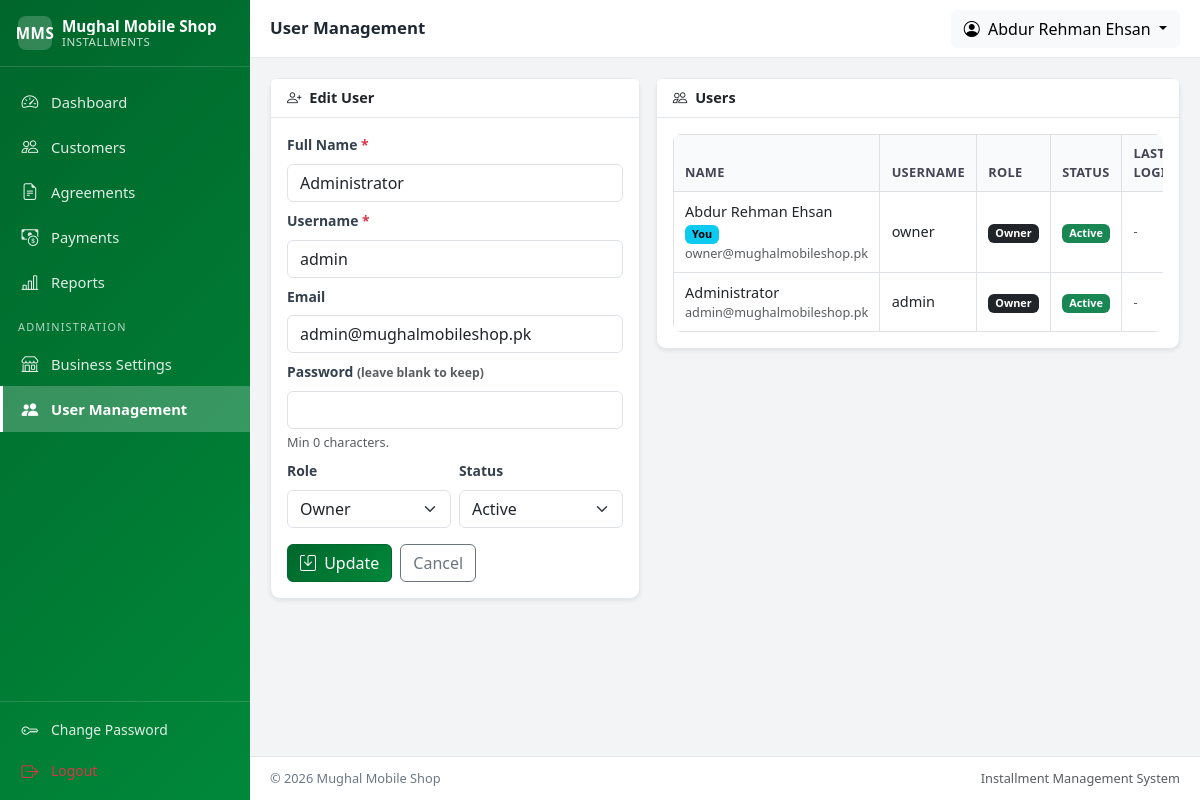
Screenshot of /settings/users.php?edit=2 (signed in) with the database file from the repository.
### tables this page shows
CREATE TABLE `business_settings` (
    `id`                 INT UNSIGNED NOT NULL AUTO_INCREMENT,
    `branch_name`        VARCHAR(150) NOT NULL DEFAULT 'Main Branch',
    `shop_name`          VARCHAR(190) NOT NULL DEFAULT '',
    `owner_name`         VARCHAR(150) NOT NULL DEFAULT '',
    `father_name`        VARCHAR(150) DEFAULT NULL,
    `cnic`               VARCHAR(20)  DEFAULT NULL,
    `phone`              VARCHAR(30)  DEFAULT NULL,
    `whatsapp`           VARCHAR(30)  DEFAULT NULL,
    `email`              VARCHAR(190) DEFAULT NULL,
    `address`            VARCHAR(255) DEFAULT NULL,
    `city`               VARCHAR(100) DEFAULT NULL,
    `district`           VARCHAR(100) DEFAULT NULL,
    `logo_path`          VARCHAR(255) DEFAULT NULL,
    `signature_path`     VARCHAR(255) DEFAULT NULL,
    `agreement_header`   TEXT         DEFAULT NULL,
    `agreement_footer`   TEXT         DEFAULT NULL,
    `default_terms`      TEXT         DEFAULT NULL,
    `currency`           VARCHAR(10)  NOT NULL DEFAULT 'PKR',
    `default_due_day`    TINYINT UNSIGNED NOT NULL DEFAULT 5,
    `document_language`  ENUM('en','ur') NOT NULL DEFAULT 'en',
    `receipt_prefix`     VARCHAR(20)  NOT NULL DEFAULT 'RCP',
    `agreement_prefix`   VARCHAR(20)  NOT NULL DEFAULT 'AGR',
    `is_active`          TINYINT(1)   NOT NULL DEFAULT 1,
    `updated_by`         INT UNSIGNED DEFAULT NULL,
    `created_at`         TIMESTAMP    NOT NULL DEFAULT CURRENT_TIMESTAMP,
    `updated_at`         TIMESTAMP    NOT NULL DEFAULT CURRENT_TIMESTAMP ON UPDATE CURRENT_TIMESTAMP,
    PRIMARY KEY (`id`),
    KEY `idx_bs_active` (`is_active`),
    CONSTRAINT `fk_bs_updated_by` FOREIGN KEY (`updated_by`)
        REFERENCES `users` (`id`) ON DELETE SET NULL ON UPDATE CASCADE
);

CREATE TABLE `users` (
    `id`             INT UNSIGNED NOT NULL AUTO_INCREMENT,
    `full_name`      VARCHAR(150)    NOT NULL,
    `username`       VARCHAR(60)     NOT NULL,
    `email`          VARCHAR(190)    DEFAULT NULL,
    `password_hash`  VARCHAR(255)    NOT NULL,
    `role`           ENUM('owner','staff') NOT NULL DEFAULT 'staff',
    `status`         ENUM('active','inactive') NOT NULL DEFAULT 'active',
    `last_login_at`  DATETIME        DEFAULT NULL,
    `created_by`     INT UNSIGNED    DEFAULT NULL,
    `created_at`     TIMESTAMP       NOT NULL DEFAULT CURRENT_TIMESTAMP,
    `updated_at`     TIMESTAMP       NOT NULL DEFAULT CURRENT_TIMESTAMP ON UPDATE CURRENT_TIMESTAMP,
    PRIMARY KEY (`id`),
    UNIQUE KEY `uq_users_username` (`username`),
    UNIQUE KEY `uq_users_email` (`email`),
    KEY `idx_users_role` (`role`),
    KEY `idx_users_status` (`status`),
    CONSTRAINT `fk_users_created_by` FOREIGN KEY (`created_by`)
        REFERENCES `users` (`id`) ON DELETE SET NULL ON UPDATE CASCADE
);

### settings/users.php (the view, shortened to what the rows shown need)
<?php
require_once __DIR__ . '/../includes/auth.php';
require_permission('manage_users');
$db = getDB();
$editId = (int)get('edit', 0);
$errors = [];
$form = [
    'id' => 0, 'full_name' => '', 'username' => '', 'email' => '',
    'role' => 'staff', 'status' => 'active',
];
if ($editId > 0) {
    $stmt = $db->prepare('SELECT * FROM users WHERE id = ?');
    $stmt->execute([$editId]);
    $u = $stmt->fetch();
    if ($u) {
        $form = [
            'id' => (int)$u['id'], 'full_name' => $u['full_name'], 'username' => $u['username'],
            'email' => $u['email'], 'role' => $u['role'], 'status' => $u['status'],
        ];
    }
}
$users = $db->query('SELECT * FROM users ORDER BY role ASC, full_name ASC')->fetchAll();
$pageTitle = 'User Management';
include __DIR__ . '/../includes/header.php';
?>
<div class="row g-3">
    <div class="col-lg-5">
        <div class="card shadow-sm">
            <div class="card-body">
                <form method="POST" action="<?= e(base_url('settings/users.php')) ?>" novalidate>
                    <div class="mb-2">
                        <label class="form-label">Full Name <span class="text-danger">*</span></label>
                        <input type="text" name="full_name" class="form-control <?= isset($errors['full_name']) ? 'is-invalid' : '' ?>" value="<?= e($form['full_name']) ?>" maxlength="150" required>
                    </div>
                    <div class="mb-2">
                        <label class="form-label">Username <span class="text-danger">*</span></label>
                        <input type="text" name="username" class="form-control <?= isset($errors['username']) ? 'is-invalid' : '' ?>" value="<?= e($form['username']) ?>" maxlength="60" required>
                    </div>
                    <div class="mb-2">
                        <label class="form-label">Email</label>
                        <input type="email" name="email" class="form-control <?= isset($errors['email']) ? 'is-invalid' : '' ?>" value="<?= e($form['email']) ?>" maxlength="190">
                    </div>
                    <div class="row g-2">
                        <div class="col-6">
                            <label class="form-label">Role</label>
                            <select name="role" class="form-select <?= isset($errors['role']) ? 'is-invalid' : '' ?>">
                                <option value="owner" <?= $form['role'] === 'owner' ? 'selected' : '' ?>>Owner</option>
                            </select>
                        </div>
                        <div class="col-6">
                            <label class="form-label">Status</label>
                            <select name="status" class="form-select <?= isset($errors['status']) ? 'is-invalid' : '' ?>">
                                <option value="active" <?= $form['status'] === 'active' ? 'selected' : '' ?>>Active</option>
                            </select>
                        </div>
                    </div>
                </form>
            </div>
        </div>
    </div>
    <div class="col-lg-7">
        <div class="card shadow-sm">
            <div class="card-body">
                <div class="table-responsive">
                    <table class="table table-bordered table-hover align-middle mb-0">
                        <thead class="table-light">
                            <tr><th>Name</th><th>Username</th><th>Role</th><th>Status</th><th>Last Login</th><th class="text-end">Actions</th></tr>
                        </thead>
                        <tbody>
                        <?php foreach ($users as $u): ?>
                            <tr>
                                <td>
                                    <?= e($u['full_name']) ?>
                                    <?php if ((int)$u['id'] === current_user_id()): ?><span class="badge text-bg-info">You</span><?php endif; ?>
                                    <?php if ($u['email']): ?><div class="small text-muted"><?= e($u['email']) ?></div><?php endif; ?>
                                </td>
                                <td><?= e($u['username']) ?></td>
                                <td><span class="badge text-bg-<?= $u['role'] === 'owner' ? 'dark' : 'secondary' ?>"><?= e(ucfirst($u['role'])) ?></span></td>
                                <td>
                                    <?php if ($u['status'] === 'active'): ?><span class="badge text-bg-success">Active</span>
                                    <?php else: ?><span class="badge text-bg-secondary">Inactive</span><?php endif; ?>
                                </td>
                                <td class="small text-muted"><?= e(fmt_datetime($u['last_login_at']) ?: '-') ?></td>
                            </tr>
                        <?php endforeach; ?>
                        </tbody>
                    </table>
                </div>
            </div>
        </div>
    </div>
</div>
<?php include __DIR__ . '/../includes/footer.php'; ?>

### includes/header.php (shortened to what the rows shown need)
<?php
require_once __DIR__ . '/auth.php';
$__settings = business_settings();
$currentUser = current_user();
$pageTitle = $pageTitle ?? APP_NAME;
?>
<!DOCTYPE html>
<html lang="en">
<head>
    <link href="https://cdn.jsdelivr.net/npm/bootstrap@5.3.0/dist/css/bootstrap.min.css" rel="stylesheet">
    <link rel="stylesheet" href="https://cdn.jsdelivr.net/npm/bootstrap-icons@1.11.3/font/bootstrap-icons.min.css">
    <link href="<?= e(asset('css/app.css')) ?>?v=1" rel="stylesheet">
</head>
<body>
<div class="app-shell">
    <?php include __DIR__ . '/sidebar.php'; ?>
    <div class="app-main">
        <header class="app-topbar">
            <h1 class="app-topbar-title"><?= e($pageTitle) ?></h1>
            <div class="ms-auto d-flex align-items-center gap-2">
                <div class="dropdown">
                    <button class="btn btn-light dropdown-toggle" type="button" data-bs-toggle="dropdown" aria-expanded="false">
                        <i class="bi bi-person-circle"></i>
                        <span class="d-none d-sm-inline ms-1"><?= e($currentUser['full_name']) ?></span>
                    </button>
                </div>
            </div>
        </header>
        <main class="app-content">

### includes/sidebar.php (shortened to what the rows shown need)
<?php
require_once __DIR__ . '/auth.php';
$__s = business_settings();
$__shop = $__s['shop_name'] ?? APP_NAME;
?>
<aside class="app-sidebar" id="appSidebar">
    <div class="app-brand">
        <div class="app-brand-text">
            <span class="app-brand-name"><?= e(mb_strimwidth($__shop, 0, 28, '…')) ?></span>
            <span class="app-brand-sub">Installments</span>
        </div>
    </div>
</aside>

### includes/footer.php (shortened to what the rows shown need)
        </main>
        <footer class="app-footer">
            <span>&copy; <?= date('Y') ?> <?= e(business_settings()['shop_name'] ?? APP_NAME) ?></span>
            <span class="text-muted">Installment Management System</span>
        </footer>
    </div>
</div>
</body>
</html>

### rows the page displays
business_settings: shop_name "Mughal Mobile Shop"
users: status+full_name "Abdur Rehman Ehsan", full_name "Abdur Rehman Ehsan", shows "You", email "owner@mughalmobileshop.pk", username "owner", status+role "Owner", shows "Active", status+last_login_at "-"
users: full_name "Administrator", username "admin", email "admin@mughalmobileshop.pk", role "Owner", status "Active", last_login_at "-"

### other values shown
shop_initials() "MMS"
$item['label'] "Dashboard"
$item['label'] "Customers"
$item['label'] "Agreements"
$item['label'] "Payments"
$item['label'] "Reports"
$item['label'] "Business Settings"
$item['label'] "User Management"
$pageTitle "User Management"
MIN_PASSWORD_LENGTH "0"
